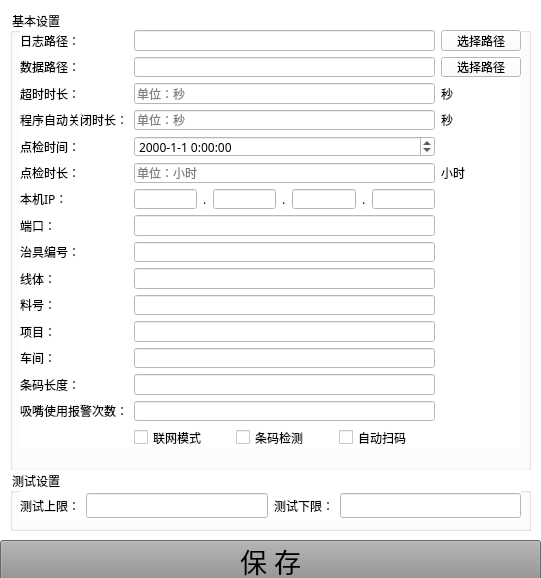
<?xml version="1.0" encoding="UTF-8"?>
<ui version="4.0">
 <class>ConfigureForm</class>
 <widget class="QWidget" name="ConfigureForm">
  <property name="enabled">
   <bool>true</bool>
  </property>
  <property name="geometry">
   <rect>
    <x>0</x>
    <y>0</y>
    <width>541</width>
    <height>578</height>
   </rect>
  </property>
  <property name="font">
   <font>
    <family>华文中宋</family>
   </font>
  </property>
  <property name="windowTitle">
   <string>系统配置</string>
  </property>
  <property name="windowIcon">
   <iconset>
    <normaloff>logo.ico</normaloff>logo.ico</iconset>
  </property>
  <property name="styleSheet">
   <string notr="true">background-color: rgb(255, 255, 255);</string>
  </property>
  <widget class="QPushButton" name="pbSave">
   <property name="geometry">
    <rect>
     <x>0</x>
     <y>540</y>
     <width>541</width>
     <height>41</height>
    </rect>
   </property>
   <property name="font">
    <font>
     <family>华文中宋</family>
     <pointsize>20</pointsize>
    </font>
   </property>
   <property name="styleSheet">
    <string notr="true">background-color: rgb(144, 144, 144);</string>
   </property>
   <property name="text">
    <string>保 存</string>
   </property>
  </widget>
  <widget class="QGroupBox" name="groupBox_3">
   <property name="geometry">
    <rect>
     <x>10</x>
     <y>10</y>
     <width>521</width>
     <height>461</height>
    </rect>
   </property>
   <property name="font">
    <font>
     <family>华文中宋</family>
    </font>
   </property>
   <property name="title">
    <string>基本设置</string>
   </property>
   <widget class="QWidget" name="gridLayoutWidget_3">
    <property name="geometry">
     <rect>
      <x>10</x>
      <y>20</y>
      <width>501</width>
      <height>418</height>
     </rect>
    </property>
    <property name="font">
     <font>
      <family>华文中宋</family>
     </font>
    </property>
    <layout class="QGridLayout" name="gridLayout_3">
     <item row="12" column="0">
      <widget class="QLabel" name="label_4">
       <property name="font">
        <font>
         <family>华文中宋</family>
        </font>
       </property>
       <property name="text">
        <string>项目：</string>
       </property>
      </widget>
     </item>
     <item row="1" column="2">
      <widget class="QLineEdit" name="leDataPath">
       <property name="font">
        <font>
         <family>华文中宋</family>
        </font>
       </property>
      </widget>
     </item>
     <item row="0" column="2">
      <widget class="QLineEdit" name="leLogPath">
       <property name="font">
        <font>
         <family>华文中宋</family>
        </font>
       </property>
      </widget>
     </item>
     <item row="3" column="3">
      <widget class="QLabel" name="label_13">
       <property name="font">
        <font>
         <family>华文中宋</family>
        </font>
       </property>
       <property name="text">
        <string>秒</string>
       </property>
      </widget>
     </item>
     <item row="3" column="2">
      <widget class="QLineEdit" name="leWaitTime">
       <property name="font">
        <font>
         <family>华文中宋</family>
        </font>
       </property>
       <property name="placeholderText">
        <string>单位：秒</string>
       </property>
      </widget>
     </item>
     <item row="8" column="0">
      <widget class="QLabel" name="lb_hostport">
       <property name="font">
        <font>
         <family>华文中宋</family>
        </font>
       </property>
       <property name="text">
        <string>端口：</string>
       </property>
      </widget>
     </item>
     <item row="14" column="0">
      <widget class="QLabel" name="label_10">
       <property name="font">
        <font>
         <family>华文中宋</family>
        </font>
       </property>
       <property name="text">
        <string>条码长度：</string>
       </property>
      </widget>
     </item>
     <item row="16" column="2">
      <layout class="QHBoxLayout" name="horizontalLayout_2">
       <item>
        <widget class="QCheckBox" name="cbUpload">
         <property name="font">
          <font>
           <family>华文中宋</family>
          </font>
         </property>
         <property name="layoutDirection">
          <enum>Qt::LeftToRight</enum>
         </property>
         <property name="text">
          <string>联网模式</string>
         </property>
        </widget>
       </item>
       <item>
        <widget class="QCheckBox" name="cbCheckSn">
         <property name="font">
          <font>
           <family>华文中宋</family>
          </font>
         </property>
         <property name="text">
          <string>条码检测</string>
         </property>
        </widget>
       </item>
       <item>
        <widget class="QCheckBox" name="cbAutoScan">
         <property name="font">
          <font>
           <family>华文中宋</family>
          </font>
         </property>
         <property name="text">
          <string>自动扫码</string>
         </property>
        </widget>
       </item>
      </layout>
     </item>
     <item row="5" column="3">
      <widget class="QLabel" name="label_5">
       <property name="font">
        <font>
         <family>华文中宋</family>
        </font>
       </property>
       <property name="layoutDirection">
        <enum>Qt::LeftToRight</enum>
       </property>
       <property name="text">
        <string>小时</string>
       </property>
       <property name="alignment">
        <set>Qt::AlignLeading|Qt::AlignLeft|Qt::AlignVCenter</set>
       </property>
      </widget>
     </item>
     <item row="7" column="2">
      <layout class="QHBoxLayout" name="horizontalLayout">
       <item>
        <widget class="QLineEdit" name="leip1">
         <property name="font">
          <font>
           <family>华文中宋</family>
          </font>
         </property>
         <property name="inputMethodHints">
          <set>Qt::ImhNone</set>
         </property>
         <property name="inputMask">
          <string/>
         </property>
         <property name="maxLength">
          <number>3</number>
         </property>
        </widget>
       </item>
       <item>
        <widget class="QLabel" name="label_7">
         <property name="font">
          <font>
           <family>华文中宋</family>
          </font>
         </property>
         <property name="text">
          <string>.</string>
         </property>
        </widget>
       </item>
       <item>
        <widget class="QLineEdit" name="leip2">
         <property name="font">
          <font>
           <family>华文中宋</family>
          </font>
         </property>
         <property name="inputMask">
          <string/>
         </property>
         <property name="maxLength">
          <number>3</number>
         </property>
        </widget>
       </item>
       <item>
        <widget class="QLabel" name="label_8">
         <property name="font">
          <font>
           <family>华文中宋</family>
          </font>
         </property>
         <property name="text">
          <string>.</string>
         </property>
        </widget>
       </item>
       <item>
        <widget class="QLineEdit" name="leip3">
         <property name="font">
          <font>
           <family>华文中宋</family>
          </font>
         </property>
         <property name="inputMask">
          <string/>
         </property>
         <property name="maxLength">
          <number>3</number>
         </property>
        </widget>
       </item>
       <item>
        <widget class="QLabel" name="label_9">
         <property name="font">
          <font>
           <family>华文中宋</family>
          </font>
         </property>
         <property name="text">
          <string>.</string>
         </property>
        </widget>
       </item>
       <item>
        <widget class="QLineEdit" name="leip4">
         <property name="font">
          <font>
           <family>华文中宋</family>
          </font>
         </property>
         <property name="inputMask">
          <string/>
         </property>
         <property name="maxLength">
          <number>3</number>
         </property>
        </widget>
       </item>
      </layout>
     </item>
     <item row="9" column="0">
      <widget class="QLabel" name="label">
       <property name="font">
        <font>
         <family>华文中宋</family>
        </font>
       </property>
       <property name="text">
        <string>治具编号：</string>
       </property>
      </widget>
     </item>
     <item row="2" column="0">
      <widget class="QLabel" name="lbDelay">
       <property name="font">
        <font>
         <family>华文中宋</family>
        </font>
       </property>
       <property name="text">
        <string>超时时长：</string>
       </property>
      </widget>
     </item>
     <item row="1" column="3">
      <widget class="QPushButton" name="pbDataPath">
       <property name="font">
        <font>
         <family>华文中宋</family>
        </font>
       </property>
       <property name="text">
        <string>选择路径</string>
       </property>
      </widget>
     </item>
     <item row="11" column="0">
      <widget class="QLabel" name="label_3">
       <property name="font">
        <font>
         <family>华文中宋</family>
        </font>
       </property>
       <property name="text">
        <string>料号：</string>
       </property>
      </widget>
     </item>
     <item row="4" column="2">
      <widget class="QDateTimeEdit" name="dteCheckTime">
       <property name="font">
        <font>
         <family>华文中宋</family>
        </font>
       </property>
       <property name="displayFormat">
        <string>yyyy-M-d H:mm:ss</string>
       </property>
      </widget>
     </item>
     <item row="11" column="2">
      <widget class="QLineEdit" name="lePartNumber">
       <property name="font">
        <font>
         <family>华文中宋</family>
        </font>
       </property>
      </widget>
     </item>
     <item row="9" column="2">
      <widget class="QLineEdit" name="leFixtureId">
       <property name="font">
        <font>
         <family>华文中宋</family>
        </font>
       </property>
      </widget>
     </item>
     <item row="14" column="2">
      <widget class="QLineEdit" name="leBarcodeLenth">
       <property name="font">
        <font>
         <family>华文中宋</family>
        </font>
       </property>
      </widget>
     </item>
     <item row="2" column="2">
      <widget class="QLineEdit" name="leDelay">
       <property name="font">
        <font>
         <family>华文中宋</family>
        </font>
       </property>
       <property name="placeholderText">
        <string>单位：秒</string>
       </property>
      </widget>
     </item>
     <item row="12" column="2">
      <widget class="QLineEdit" name="leProjectName">
       <property name="font">
        <font>
         <family>华文中宋</family>
        </font>
       </property>
      </widget>
     </item>
     <item row="0" column="0">
      <widget class="QLabel" name="lblog">
       <property name="font">
        <font>
         <family>华文中宋</family>
        </font>
       </property>
       <property name="text">
        <string>日志路径：</string>
       </property>
      </widget>
     </item>
     <item row="2" column="3">
      <widget class="QLabel" name="label_12">
       <property name="font">
        <font>
         <family>华文中宋</family>
        </font>
       </property>
       <property name="text">
        <string>秒</string>
       </property>
      </widget>
     </item>
     <item row="10" column="2">
      <widget class="QLineEdit" name="leLineId">
       <property name="font">
        <font>
         <family>华文中宋</family>
        </font>
       </property>
      </widget>
     </item>
     <item row="3" column="0">
      <widget class="QLabel" name="label_11">
       <property name="font">
        <font>
         <family>华文中宋</family>
        </font>
       </property>
       <property name="text">
        <string>程序自动关闭时长：</string>
       </property>
      </widget>
     </item>
     <item row="10" column="0">
      <widget class="QLabel" name="label_2">
       <property name="font">
        <font>
         <family>华文中宋</family>
        </font>
       </property>
       <property name="text">
        <string>线体：</string>
       </property>
      </widget>
     </item>
     <item row="8" column="2">
      <widget class="QLineEdit" name="leHostPort">
       <property name="font">
        <font>
         <family>华文中宋</family>
        </font>
       </property>
      </widget>
     </item>
     <item row="5" column="2">
      <widget class="QLineEdit" name="leCheck">
       <property name="font">
        <font>
         <family>华文中宋</family>
        </font>
       </property>
       <property name="placeholderText">
        <string>单位：小时</string>
       </property>
      </widget>
     </item>
     <item row="5" column="0">
      <widget class="QLabel" name="lbcheck">
       <property name="font">
        <font>
         <family>华文中宋</family>
        </font>
       </property>
       <property name="text">
        <string>点检时长：</string>
       </property>
      </widget>
     </item>
     <item row="0" column="3">
      <widget class="QPushButton" name="pbLogPath">
       <property name="font">
        <font>
         <family>华文中宋</family>
        </font>
       </property>
       <property name="text">
        <string>选择路径</string>
       </property>
      </widget>
     </item>
     <item row="7" column="0">
      <widget class="QLabel" name="lb_ip">
       <property name="font">
        <font>
         <family>华文中宋</family>
        </font>
       </property>
       <property name="text">
        <string>本机IP：</string>
       </property>
      </widget>
     </item>
     <item row="4" column="0">
      <widget class="QLabel" name="lbCheckTime">
       <property name="font">
        <font>
         <family>华文中宋</family>
        </font>
       </property>
       <property name="text">
        <string>点检时间：</string>
       </property>
      </widget>
     </item>
     <item row="13" column="2">
      <widget class="QLineEdit" name="leWorkArea">
       <property name="font">
        <font>
         <family>华文中宋</family>
        </font>
       </property>
      </widget>
     </item>
     <item row="13" column="0">
      <widget class="QLabel" name="label_6">
       <property name="font">
        <font>
         <family>华文中宋</family>
        </font>
       </property>
       <property name="text">
        <string>车间：</string>
       </property>
      </widget>
     </item>
     <item row="1" column="0">
      <widget class="QLabel" name="lbData">
       <property name="font">
        <font>
         <family>华文中宋</family>
        </font>
       </property>
       <property name="text">
        <string>数据路径：</string>
       </property>
      </widget>
     </item>
     <item row="15" column="0">
      <widget class="QLabel" name="label_14">
       <property name="font">
        <font>
         <family>华文中宋</family>
        </font>
       </property>
       <property name="text">
        <string>吸嘴使用报警次数：</string>
       </property>
      </widget>
     </item>
     <item row="15" column="2">
      <widget class="QLineEdit" name="leNozzle">
       <property name="font">
        <font>
         <family>华文中宋</family>
        </font>
       </property>
      </widget>
     </item>
    </layout>
   </widget>
  </widget>
  <widget class="QGroupBox" name="groupBox">
   <property name="geometry">
    <rect>
     <x>10</x>
     <y>470</y>
     <width>521</width>
     <height>61</height>
    </rect>
   </property>
   <property name="font">
    <font>
     <family>华文中宋</family>
    </font>
   </property>
   <property name="title">
    <string>测试设置</string>
   </property>
   <widget class="QWidget" name="horizontalLayoutWidget">
    <property name="geometry">
     <rect>
      <x>10</x>
      <y>20</y>
      <width>501</width>
      <height>31</height>
     </rect>
    </property>
    <layout class="QHBoxLayout" name="horizontalLayout_3">
     <item>
      <widget class="QLabel" name="lbLimit">
       <property name="font">
        <font>
         <family>华文中宋</family>
        </font>
       </property>
       <property name="text">
        <string>测试上限：</string>
       </property>
      </widget>
     </item>
     <item>
      <widget class="QLineEdit" name="leUpperLimit">
       <property name="font">
        <font>
         <family>华文中宋</family>
        </font>
       </property>
      </widget>
     </item>
     <item>
      <widget class="QLabel" name="lblow">
       <property name="font">
        <font>
         <family>华文中宋</family>
        </font>
       </property>
       <property name="text">
        <string>测试下限：</string>
       </property>
      </widget>
     </item>
     <item>
      <widget class="QLineEdit" name="leLowerLimit">
       <property name="font">
        <font>
         <family>华文中宋</family>
        </font>
       </property>
      </widget>
     </item>
    </layout>
   </widget>
  </widget>
 </widget>
 <resources/>
 <connections/>
</ui>
